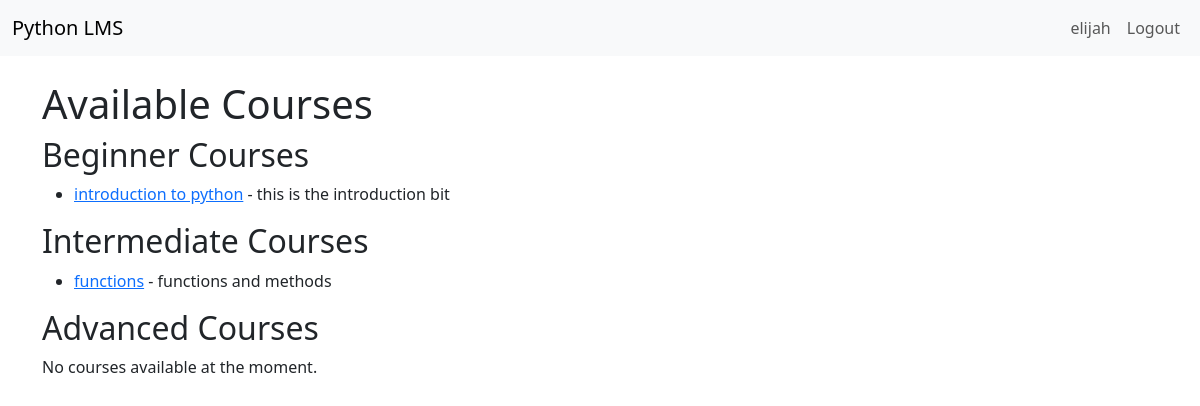
The app's page / (signed in) with its own data.
### learning/models.py (models this page shows, shortened)
class Course(models.Model):
    LEVEL_CHOICES = [
        ('beginner', 'Beginner'),
        ('intermediate', 'Intermediate'),
        ('advanced', 'Advanced'),
    ]
    title = models.CharField(max_length=200)
    description = models.TextField()
    content = models.TextField()
    level = models.CharField(max_length=20, choices=LEVEL_CHOICES)
    created_at = models.DateTimeField(auto_now_add=True)

### learning/views.py (the view)
# urls.py: path('', views.course_list, name='course_list'),
def course_list(request):
    courses_by_level = {
        'Beginner': Course.objects.filter(level='beginner'),
        'Intermediate': Course.objects.filter(level='intermediate'),
        'Advanced': Course.objects.filter(level='advanced'),
    }
    context = {
        'courses_by_level': courses_by_level,
    }
    return render(request, 'course_list.html', context)

### learning/templates/course_list.html
{% extends 'base.html' %}
{% block content %}
<h1>Available Courses</h1>
{% for level, courses in courses_by_level.items %}
    <h2>{{ level }} Courses</h2>
    {% if courses %}
        <ul>
        {% for course in courses %}
            <li>
                <a href="{% url 'course_detail' course.id %}">{{ course.title }}</a> - {{ course.description }}
            </li>
        {% endfor %}
        </ul>
    {% else %}
        <p>No  courses available at the moment.</p>
    {% endif %}
{% endfor %}
{% endblock %}

### learning/templates/base.html (shortened to what this page needs)
<!DOCTYPE html>
<html lang="en">
<head>
    <link href="https://cdn.jsdelivr.net/npm/bootstrap@5.3.0/dist/css/bootstrap.min.css" rel="stylesheet">
</head>
<body>
    <nav class="navbar navbar-expand-lg navbar-light bg-light">
        <div class="container-fluid">
            <a class="navbar-brand" href="{% url 'course_list' %}">Python LMS</a>
            <div class="collapse navbar-collapse">
                <ul class="navbar-nav ms-auto">
                    {% if user.is_authenticated %}
                        <li class="nav-item">
                            <a class="nav-link" href="#">{{ user.username }}</a>
                        </li>
                        <li class="nav-item">
                            <a class="nav-link" href="{% url 'logout' %}">Logout</a>
                        </li>
                    {% endif %}
                </ul>
            </div>
        </div>
    </nav>
    <div class="container mt-4">
        {% block content %}
        {% endblock %}
    </div>
</body>
</html>

### records on screen
Course: title "introduction to python", description "this is the introduction bit"
Course: title "functions", description "functions and methods"

### other values on screen
{{ user.username }} "elijah"
{{ level }} "Beginner" "Intermediate" "Advanced"
